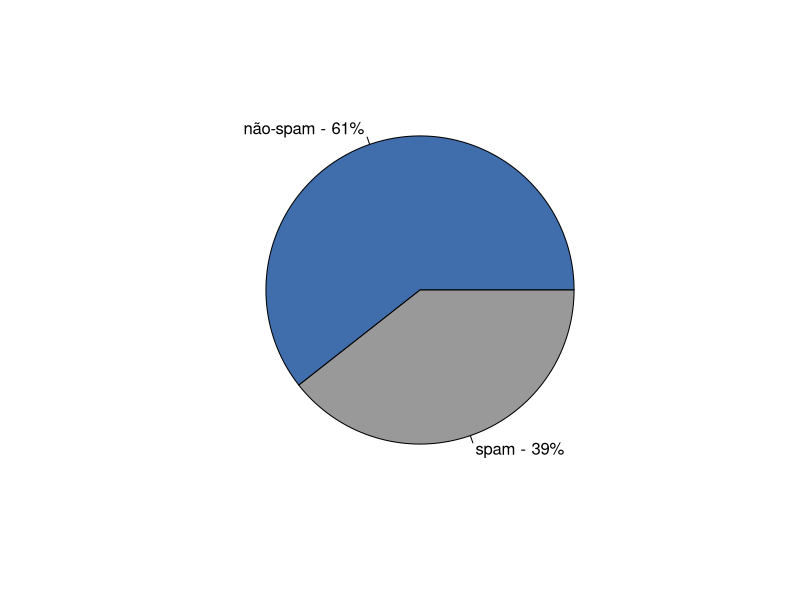

Source code (R): (Note: this script raises an error after producing the figure.)
## =====================================================================
## Estratégias para classificação Binária: Um estudo de caso com
## classificação de e-mails
##                                                        Eduardo Junior
##                                                    edujrrib@gmail.com
##                                                            2016-07-04
## =====================================================================

##======================================================================
## Funções e pacotes utilizados

##-------------------------------------------
## Pacotes
pacotes <- list("caret", "MASS", "klaR", "mda", "mboost",
                "randomForest", "kernlab", "plyr", "pROC",
                "lattice", "latticeExtra")
sapply(pacotes, require, character.only = TRUE)

##-------------------------------------------
## Função para comparação dos resultados em tabela
tableCompare <- function(models) {
    ## models <- list(...)
    ##-------------------------------------------
    ## Para o AUC nos rept * k-fold
    cvs <- resamples(models)
    aucs <- apply(cvs$values[, grepl("ROC", names(cvs$values))],
                  MARGIN = 2, FUN = function(x) {
                      test <- t.test(x)
                      paste0(round(test$estimate, 3), " (",
                             paste(round(test$conf.int, 3),
                                   collapse = ", "),
                             ")")
                  })
    ##-------------------------------------------
    ## Para Acuracia, Especificidade, Sensitividade, PPV, NPV e AUC da
    ## classificação da base de teste
    res <- sapply(models, FUN = function(m) {
        res <- confusionMatrix(predict(m, spam.te), spam.te$type)
        accur <- paste0(round(res$overall["Accuracy"], 3), " (",
                        paste(round(res$overall["AccuracyLower"], 3),
                              round(res$overall["AccuracyUpper"], 3),
                              sep = ", "), ")")
        ##-------------------------------------------
        library(pROC)
        pred <- predict(m, spam.te, type = "prob")
        roc <- round(roc(spam.te$type, pred[, "spam"])$auc, 3)
        c("accur" = accur, round(res$byClass[1:4], 3), roc)
    })
    tab <- rbind(aucs, res)
    rownames(tab) <- c("AUC*", "Acurácia*", "Sensibilidade",
                       "Especificidade", "PPV", "NPV", "AUC")
    return(tab)
}

##-------------------------------------------
## Função para comparação dos resultados na curva ROC
curveCompare <- function(models, title.leg = NULL) {
    library(pROC)
    ## models <- list(...)
    rocs <- lapply(models, FUN = function(m) {
        pred <- predict(m, spam.te, type = "prob")
        roc(spam.te$type, pred[, "spam"])
    })
    if (is.null(names(rocs))) {
        names(rocs) <- paste("Model", 1:length(models))
    }
    aux <- lapply(rocs, FUN = function(roc)
        cbind(esp = roc$specificities, sens = roc$sensitivities)
        )
    da <- plyr::ldply(aux, .id = "model")
    ##-------------------------------------------
    ## Com a lattice
    xyplot(esp ~ 1-sens,
           groups = model,
           data = da,
           type = c("g", "l"),
           xlab = "1 - Especificidade",
           ylab = "Sensibilidade",
           auto.key = list(
               title = title.leg,
               cex.title = 1,
               lines = TRUE,
               points = FALSE,
               corner = c(0.9, 0.2))) +
        latticeExtra::layer(
            panel.abline(0, 1, col = "gray30")
        )
}


## ------------------------------------------------------------------------

##-------------------------------------------
## Carregando o dataset
data(spam, package = "kernlab")
levels(spam$type) <- c("não.spam", "spam")

##-------------------------------------------
## Dividindo a base
prop <- 0.70

set.seed(20124689)
spam <- spam[order(spam$type), ]
tab <- c(with(spam, table(type)))
index1 <- sample(1:tab[1], size = tab[1] * prop)
index2 <- sample((tab[1] + 1):sum(tab), size = tab[2] * prop)

spam.tr <- spam[c(index1, index2), ]
spam.te <- spam[-c(index1, index2), ]


## ----pie, fig.height = 6, out.width="0.4\\textwidth", fig.pos="H", fig.cap="Proporção de e-mails classificados como spams e não-spams"----

## Proporção de e-mails spam e não spam
cols <- trellis.par.get("superpose.line")$col[1:2]
props <- round(tab/sum(tab), 2)
labels <- paste0(c("não-spam", "spam"), " - ", props*100, "%")
pie(tab, labels = labels, col = c("#406DAC", "gray60"))

## ---- eval=FALSE, include=FALSE------------------------------------------

##======================================================================
## Obtendo os classificadores

library(caret)

## Define 5 repetições da validação cruzada 10-fold
cvCtrl <- trainControl(method = "repeatedcv",
                       repeats = 3,
                       summaryFunction = twoClassSummary,
                       classProbs = TRUE)

## Essa etapa é bastante demorada! Para ajuste de todos os
## classificadores leva em torno de 1h

##----------------------------------------------------------------------
## DISCRIMINANT BASED

set.seed(20124689)
DB.linear <- train(
    type ~ .,
    data = spam.tr,
    method = "lda",
    metric = "ROC",
    trControl = cvCtrl
)

set.seed(20124689)
DB.quadratic <- train(
    type ~ .,
    data = spam.tr,
    method = "qda",
    metric = "ROC",
    trControl = cvCtrl
)

set.seed(20124689)
DB.regularized <- train(
    type ~ .,
    data = spam.tr,
    method = "rda",
    tuneLength = 3,
    metric = "ROC",
    trControl = cvCtrl
)

set.seed(20124689)
DB.penalized <- train(
    type ~ .,
    data = spam.tr,
    method = "pda",
    tuneLength = 10,
    metric = "ROC",
    trControl = cvCtrl
)

##----------------------------------------------------------------------
## GLM BASED

set.seed(20124689)
GB.glm <- train(
    type ~ .,
    data = spam.tr,
    method = "glm",
    metric = "ROC",
    trControl = cvCtrl
)

set.seed(20124689)
GB.boost <- train(
    type ~ .,
    data = spam.tr,
    method = "glmboost",
    tuneLength = 3,
    metric = "ROC",
    trControl = cvCtrl
)

##----------------------------------------------------------------------
## TREES BASES

set.seed(20124689)
TB.bagging <- train(
    type ~ .,
    data = spam.tr,
    method = "treebag",
    metric = "ROC",
    trControl = cvCtrl
)

set.seed(20124689)
TB.forest <- train(
    type ~ .,
    data = spam.tr,
    method = "rf",
    metric = "ROC",
    trControl = cvCtrl
)

##----------------------------------------------------------------------
## SVM BASED

set.seed(20124689)
SB.linear <- train(
    type ~ .,
    data = spam.tr,
    method = "svmLinear",
    tuneGrid = data.frame(
        C = seq(0.01, 2, length.out = 5)
    ),
    metric = "ROC",
    trControl = cvCtrl
)

set.seed(20124689)
SB.poly <- train(
    type ~ .,
    data = spam.tr,
    method = "svmPoly",
    metric = "ROC",
    trControl = cvCtrl
)

set.seed(20124689)
SB.radial <- train(
    type ~ .,
    data = spam.tr,
    method = "svmRadial",
    tuneLength = 5,
    metric = "ROC",
    trControl = cvCtrl
)



## ------------------------------------------------------------------------
## load("classifiers.rda")

models.final <- list()

## ----grafDB, fig.cap="(Esquerda) Intervalos de confiança para a área abaixo da curva ROC baseados nas 3 repetições das 10 amostras de validação cruzada. (Direita) Curva ROC dos classificados aplicados à base de teste."----

##----------------------------------------------------------------------
## Results of Discriminant Analysis Based

DBs <- list(DB.linear, DB.quadratic, DB.regularized, DB.penalized)
names(DBs) <- c("LDA", "QDA", "RDA", "PDA")

curDB <- curveCompare(DBs, title.leg = "Método")
rocDB <- dotplot(resamples(DBs), metric = "ROC")
gridExtra::grid.arrange(
    update(rocDB, sub = NULL, xlab = "AUC"),
    curDB, ncol = 2)
(tabDB <- tableCompare(DBs))

## Melhor desempenho
models.final$"LDA" <- DB.linear

## ----grafGB, fig.cap="(Esquerda) Intervalos de confiança para a área abaixo da curva ROC baseados nas 3 repetições das 10 amostras de validação cruzada. (Direita) Curva ROC dos classificados aplicados à base de teste."----

##----------------------------------------------------------------------
## Results of GLM Analysis Based

GBs <- list(GB.glm, GB.boost)
names(GBs) <- c("GLM-MLE", "GLM-Boost")

curGB <- curveCompare(GBs, title.leg = "Método")
rocGB <- dotplot(resamples(GBs), metric = "ROC")
gridExtra::grid.arrange(
    update(rocGB, sub = NULL, xlab = "AUC"),
    curGB, ncol = 2)
(tabGB <- tableCompare(GBs))

## Melhor desempenho
models.final$"GLM-MLE" <- GB.glm

## ----grafTB, fig.cap="(Esquerda) Intervalos de confiança para a área abaixo da curva ROC baseados nas 3 repetições das 10 amostras de validação cruzada. (Direita) Curva ROC dos classificados aplicados à base de teste."----

##----------------------------------------------------------------------
## Results of Decision Trees Analysis Based

TBs <- list(TB.bagging, TB.forest)
names(TBs) <- c("Tree-BAG", "Rand-Forest")

curTB <- curveCompare(TBs, title.leg = "Método")
rocTB <- dotplot(resamples(TBs), metric = "ROC")
gridExtra::grid.arrange(
    update(rocTB, sub = NULL, xlab = "AUC"),
    curTB, ncol = 2)
(tabTB <- tableCompare(TBs))

## Melhor desempenho
models.final$"Rand-Forest" <- TB.forest

## ----grafSB, fig.cap="(Esquerda) Intervalos de confiança para a área abaixo da curva ROC baseados nas 3 repetições das 10 amostras de validação cruzada. (Direita) Curva ROC dos classificados aplicados à base de teste."----

##----------------------------------------------------------------------
## Results of SVM Analysis Based

SBs <- list(SB.linear, SB.poly, SB.radial)
names(SBs) <- c("SVM-Linear", "SVM-Poly", "SVM-Gauss")

curSB <- curveCompare(SBs, title.leg = "Método")
rocSB <- dotplot(resamples(SBs), metric = "ROC")
gridExtra::grid.arrange(
    update(rocSB, sub = NULL, xlab = "AUC"),
    curSB, ncol = 2)
(tabSB <- tableCompare(SBs))

## Melhor desempenho
models.final$"SVM-Gauss" <- SB.radial

## ---- include=FALSE------------------------------------------------------

cvFINAL <- resamples(models.final)
curFINAL <- curveCompare(models.final)
xyFINAL <- update(
    splom(cvFINAL, metric = "ROC"),
    xlab = "Dispersão dos valores de AUC",
    main = "",
    ## varname.col = trellis.par.get("superpose.line")$col[2],
    varname.cex = 0.8,
    axis.text.cex = 0.5,
    axis.text.col = rgb(0.2, 0.2, 0.2, 0.6),

)
dotFINAL <- update(
    dotplot(cvFINAL),
    layout = c(1, NA),
    scales = "free",
    xlab = c("", "", ""),
    sub = NULL,
    strip = strip.custom(
        factor.levels = c(
            "AUC", "Sensibilidade", "Especificidade")
    )
)

(parFINAL <- update(
    parallelplot(cvFINAL, metric = "ROC"),
    xlab = "AUC",
    scales = list(y = list(alternating = 2))
))

(tabFINAL <- tableCompare(models.final))

## ----final1, fig.pos="ht", fig.cap="(Esquerda) Curva ROC dos classificadores aplicados à base de teste. (Direita) Gráficos de dispersão dos valores de AUC obtidos para cada uma das 30 amostras da validação cruzada."----

gridExtra::grid.arrange(curFINAL, xyFINAL, ncol = 2)


## ----final2, fig.pos="H", fig.height=6, fig.width=7.1, out.width="0.8\\linewidth", fig.cap="(Esquerda) Intervalos de confiança para especificidade, sensibilidade e área abaixo da curva ROC. (Direita) Valores de AUC. Ambos baseados nas 3 repetições das 10 amostras de validação cruzada"----

gridExtra::grid.arrange(dotFINAL, parFINAL, ncol = 2)
